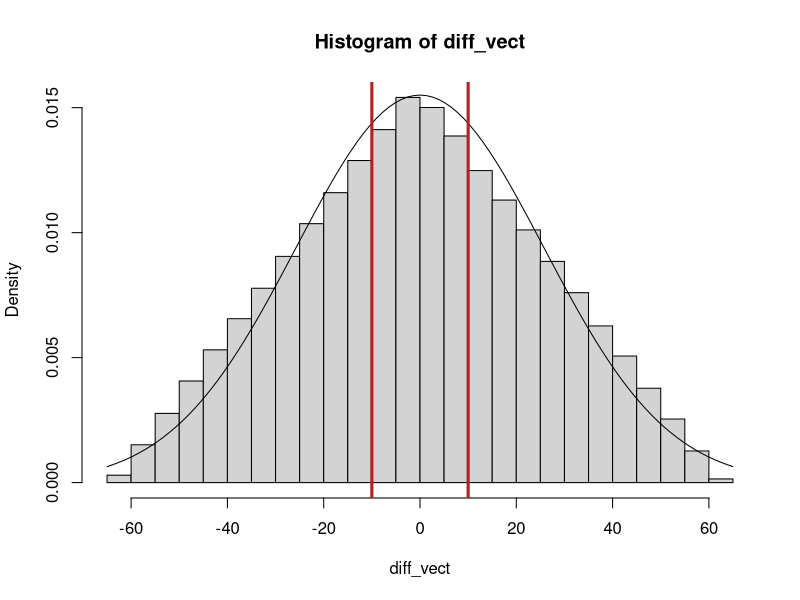
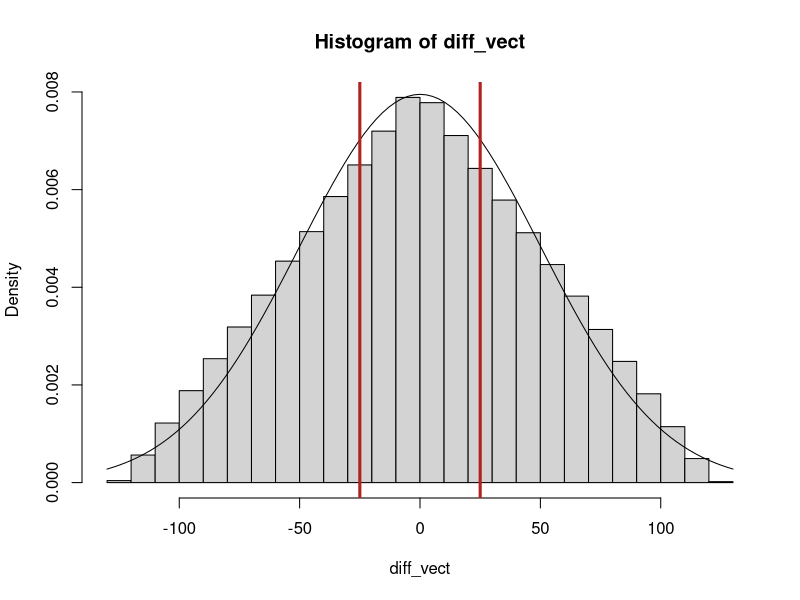
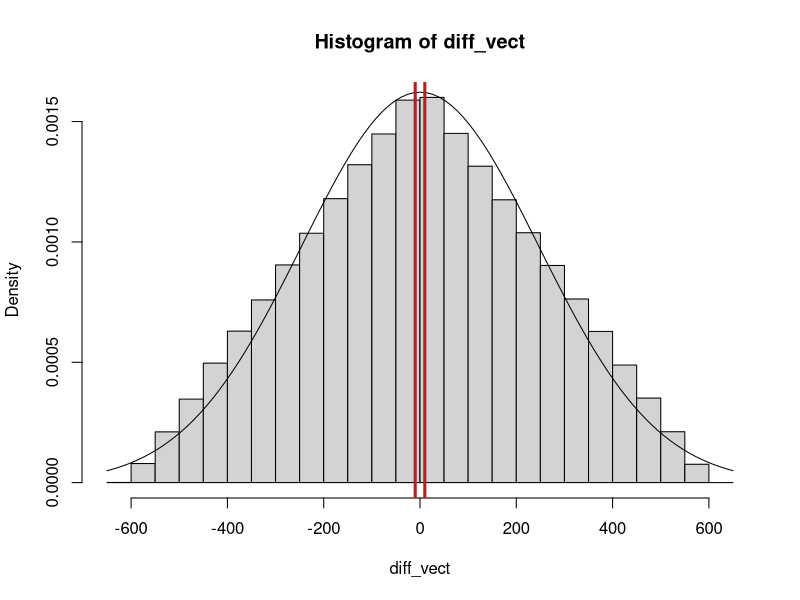
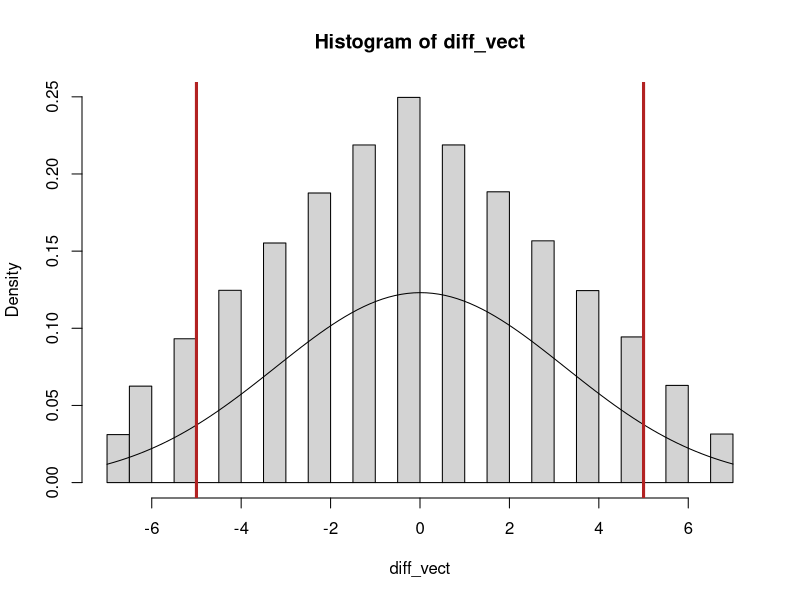
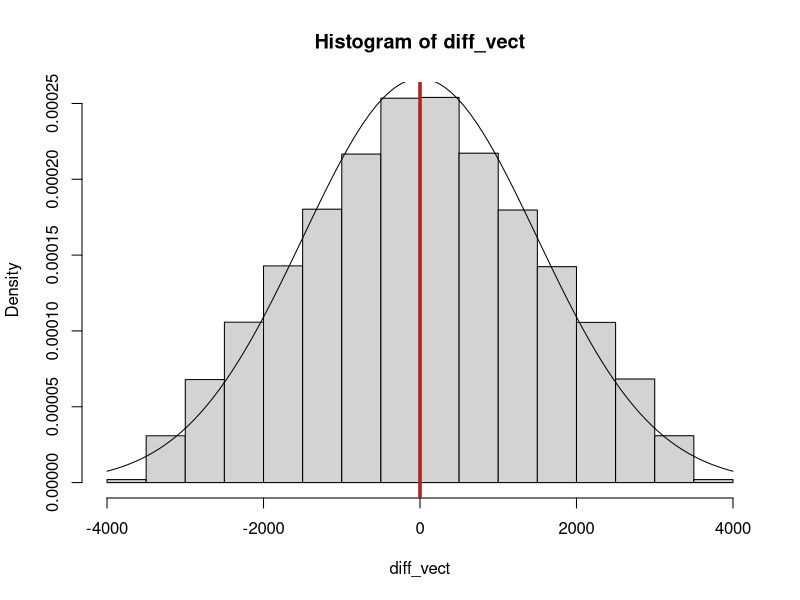

These charts were generated, in order, by the following R code:
## ---- chunk 1
# grad project

# simulates the probability that two friends meet in an interval of time

# name function and arguments
friends_meet <- function(interval = 60, wait_time = 10) {
  
  interval <- interval + 2
  # one million random arrival times within time interval (a)
  friend_a <- sample(0:interval, size = 1000000, replace = T)
  
  # one million random arrival times within time interval (b)
  friend_b <- sample(0:interval, size = 1000000, replace = T)
  
  # find the difference for each element 
  diff_vect <- friend_a - friend_b
  
  # if the difference is within the wait_time arguement, they meet (true)
  they_meet <- abs(diff_vect) <= wait_time

  # the probability of them meeting is the number of times they meet, over the total
  prob <- sum(they_meet) / length(they_meet)
  
  # plot the differences in arrival time 
  plt <- hist(diff_vect, probability = T)
  # fit a normal curve to this
  plt <- curve(dnorm(x, mean(diff_vect), sd(diff_vect)), add = T)
  # plot the lower bounds of the friends meeting
  plt <- lines(abline(v = wait_time, lwd = 3, col = 'firebrick'))
  # plot the upper bounds of the friends meeting
  plt <- lines(abline(v = -wait_time, lwd = 3, col = 'firebrick'))

  # return both the probability and the graphic
  return(list(plt, prob))

}
## ---- chunk 2
friends_meet(60, 10)
## ---- chunk 3
# friends meet in a 120-minute interval, and wait 25 minutes each
friends_meet(120, 25)
## ---- chunk 4
# friends meet in a 10-hour (600 minute) interval, and wait 10 minutes each
friends_meet(600, 10)
## ---- chunk 5
# edge case - friends decide to meet in a 5 minute interval, 
# each waits 5 minutes
friends_meet(5,5)
## ---- chunk 6
# edge case - friends decide to meet in a one day interval (3660 minutes)
# both friends wait 0 minutes after their arrival minute. 

friends_meet(3660,0)
